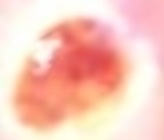
#> input picture Logistic_Regression_Model_Training/1024_0.jpg, 164 x 140 px
$ jupyter execute --allow-errors Train_LR_new.ipynb   (shell and % lines are left out)
#> lines starting #> are read from the running program, lines starting #| are printed output that depends on the picture; after the words box and inside, x2 and y2 are one past the last pixel; in counts of white or black regions, pixels touching at a corner belong together; long printed decimals are rounded
[cell 1]
from PIL import Image
import matplotlib.pyplot as plt
import numpy as np
from skimage.segmentation import slic
from skimage.segmentation import mark_boundaries
import cv2

image = Image.open(r"1024_0.jpg")
#> image is the input picture: PIL image 164x140 RGB; mean R, G, B 249.4, 199.9, 186.7
mask = cv2.imread(r"1024_0.png", cv2.IMREAD_GRAYSCALE)
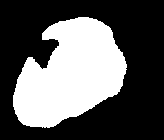
#> input picture Logistic_Regression_Model_Training/1024_0.png, 164 x 140 px
#> mask: shape (140, 164); 36.5% white; 1 white region, box (x1, y1, x2, y2) and area: (13, 17, 127, 128) 8369

# Convertir la imagen en un arreglo NumPy
image_array = np.array(image)
other_mask =  mask

# Aplicar el umbral (threshold)

[cell 2]
import cv2
import numpy as np
import matplotlib.pyplot as plt


def overlay_mask(image, mask, mask_color=(0.0, 0, 0.5), alpha=0.9):
    # Crear una imagen RGB de la misma forma que la imagen original
    mask_rgb = np.zeros_like(image)

    # Asegurarse de que la máscara es binaria
    mask_binary = (mask > 0).astype(np.uint8)

    # Colorear los píxeles de interés en la máscara
    mask_rgb[mask_binary == 1] = mask_color

    # Superponer la máscara a la imagen utilizando una mezcla ponderada
    overlay = cv2.addWeighted(image, 0.5, mask_rgb, alpha, 0)

    return overlay


# Asegúrate de que image_array y other_mask están definidos y tienen las mismas dimensiones
image_overlay = overlay_mask(image_array, other_mask)
#> in overlay_mask, `overlay = cv2.addWeighted(image, 0.5, mask_rgb, alpha, 0)`:
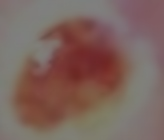
#> overlay: shape (140, 164, 3); mean R, G, B 124.8, 100, 93.3

segments_slic = slic(image_overlay, n_segments=100, compactness=5, sigma=1)
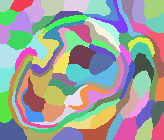
#> segments_slic: shape (140, 164) int64; 94 distinct labels, from 1 to 94; one colour per label, 0 black

image_slic = mark_boundaries(image_overlay, segments_slic)
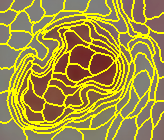
#> image_slic: shape (140, 164, 3) float64; mean R, G, B 0.636, 0.569, 0.264

plt.imsave('superpuesta.png', image_slic)
plt.show()

[cell 3]
import pandas as pd


def create_masks(img, segments_slic):
    superPixels = []
    masks = []
    for i in range(np.max(segments_slic) + 1):
        superPixels.append(np.where(segments_slic == i))
        mask = np.zeros(img.shape, dtype="uint8")
        mask[superPixels[i]] = 255
        masks.append(mask[:, :, 0])
    return masks, superPixels


def detector(mask_ref, superPixels, segments_slic, mean_min):
    clas = []  # se guardara el número de superpixel que contiene lesión
    wound = []  # Se etiquetara al superpixel
    for i in range(np.max(segments_slic) + 1):
        if np.mean(mask_ref[superPixels[i]]) > mean_min:
            clas.append(i)
            wound.append(1)
        else:
            wound.append(0)
    ctd_sup = len(clas)  # cantidad de superpixeles necesarios para cubrir la lesión
    return clas, wound, ctd_sup

# función solo para crear mascara con superpixeles


def create_mask_sp(img, segments_slic, clas):
    marcadores = []
    for i in clas:
        marcadores.append(np.where(segments_slic == i))

    # creamos la máscara usando superpixeles
    mask_sp = np.zeros(img.shape, dtype="uint8")
    for idx in range(len(marcadores)):
        mask_sp[marcadores[idx]] = 255
    return mask_sp


if segments_slic[0][0] != 0:
    segments_slic = segments_slic - 1  # segments_slic has to start at 0
#> segments_slic: shape (140, 164) int64; 94 distinct labels, from 0 to 93
masks, positions_pxl = create_masks(image_array, segments_slic)
#> after the loop in create_masks, `for i in range(np.max(segments_slic) + 1):`:
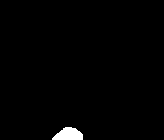
#> mask: shape (140, 164, 3); 1.3% white; 1 white region, box (x1, y1, x2, y2) and area: (52, 127, 83, 140) 294
#> after the loop in create_masks, `for i in range(np.max(segments_slic) + 1):`: masks = 94 items
#> masks = 94 items; positions_pxl = 94 items
# la imagen debe estar en formato RGB
clas, wound, ctd_s_pxl = detector(other_mask, positions_pxl, segments_slic, 180)
#> after the loop in detector, `for i in range(np.max(segments_slic) + 1):`: clas = 32 values from 19 to 83; wound = 94 values, max 1 at index 19, min 0 at index 0, mean 0.34
#> in detector, `ctd_sup = len(clas)`: ctd_sup = 32
#> clas = 32 values from 19 to 83; ctd_s_pxl = 32

df_wound = pd.DataFrame({'Wound': wound})
#> df_wound = table of 94 rows and 1 columns
y_test_g = df_wound.Wound

clas, wound, ctd_s_pxl = detector(other_mask, positions_pxl, segments_slic, 180)
df_wound = pd.DataFrame({'Wound': wound})
y_test_s = df_wound.Wound

[cell 4]
mask_sliced = create_mask_sp(image_array, segments_slic, clas)
#> the loop in create_mask_sp, `for i in clas:` made 32 passes
#> i on passes 1 to 12: 19, 21, 22, 24, 25, 30, 34, 36, 37, 40, 42, 43
#> after the loop in create_mask_sp, `for i in clas:`: marcadores = 32 items
#> in create_mask_sp, `mask_sp = np.zeros(img.shape, dtype="uint8")`: mask_sp: shape (140, 164, 3); every value is 0
#> the loop in create_mask_sp, `for idx in range(len(marcadores)):` made 32 passes
#> after the loop in create_mask_sp, `for idx in range(len(marcadores)):`:
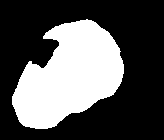
#> mask_sp: shape (140, 164, 3); 34.1% white; 1 white region, box (x1, y1, x2, y2) and area: (12, 19, 124, 129) 7824
mask_sliced = cv2.cvtColor(mask_sliced, cv2.COLOR_RGB2GRAY)

[cell 5]
import numpy as np


def calculate_iou(mask1, mask2):
    intersection = np.logical_and(mask1, mask2)
    union = np.logical_or(mask1, mask2)
    iou = np.sum(intersection) / np.sum(union)
    return iou


iou = calculate_iou(mask_sliced, other_mask)
#> in calculate_iou, `intersection = np.logical_and(mask1, mask2)`:
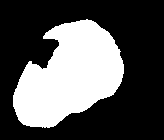
#> intersection: shape (140, 164) bool; 33.8% white; 1 white region, box (x1, y1, x2, y2) and area: (13, 19, 124, 128) 7752
#> in calculate_iou, `union = np.logical_or(mask1, mask2)`:
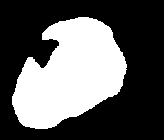
#> union: shape (140, 164) bool; 36.8% white; 1 white region, box (x1, y1, x2, y2) and area: (12, 17, 127, 129) 8441
#> in calculate_iou, `iou = np.sum(intersection) / np.sum(union)`: iou = 0.918
#> iou = 0.918
print("IoU:", iou)
#| IoU: 0.9184

[cell 6]
plt.imsave('mask_sliced.png', mask_sliced)
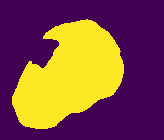
#> saved as mask_sliced.png: shape (140, 164, 3); mean R, G, B 131, 79.4, 67.6
plt.imsave('other_mask.png', other_mask)
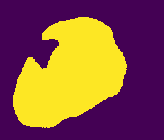
#> saved as other_mask.png: shape (140, 164, 3); mean R, G, B 135.4, 84.8, 66.5

[cell 7]
import numpy as np
from skimage.segmentation import slic
from keras.applications.vgg16 import VGG16
import tool
from keras.applications.vgg16 import preprocess_input
from keras.models import Model
from numpy import expand_dims
import matplotlib.pyplot as plt
import numpy as np
import cv2
from skimage.transform import resize
from keras.applications.vgg16 import VGG16
from skimage.segmentation import mark_boundaries

# Extraer caracteristicas de color para una sola imagen


# [53 lines left out: functions feature_color, features_maps_VGG16, feature_slic_RGB, not called in this run]


def feature_slic_VGG16(img, n_segment, compactness, sigma, layer):
    model = VGG16()
    var_ch_img = []
    me_ch_img = []

    segments_slic = slic(img, n_segment, compactness=compactness, sigma=sigma)
    if segments_slic[0][0] != 0:
        segments_slic = segments_slic - 1  # segments_slic has to start at 0
    masks, positions_pxl = tool.create_masks(img, segments_slic)
    x, y = tool.centroide(masks, segments_slic)

    img = features_maps_VGG16(model, img, layer)
    channels = img.shape[2]  # number of channels

    for ch in range(channels):
        var_ch_sp, me_ch_sp = feature_color(img, ch, positions_pxl, segments_slic)  # channel red
        var_ch_img.append(var_ch_sp)
        me_ch_img.append(me_ch_sp)

    var_ch_img = np.array(var_ch_img).T
    me_ch_img = np.array(me_ch_img).T

    return np.c_[x, y, var_ch_img, me_ch_img]


# [31 lines left out: function feature_slic_RGB_VGG16, not called in this run]

[cell 8]
img = cv2.imread('1024_0.jpg')
img = cv2.cvtColor(img, cv2.COLOR_BGR2RGB)

n_segment = 100
compactness = 5
sigma = 1
layer = 5

#> (the rest of this cell did not finish here and is left out)
